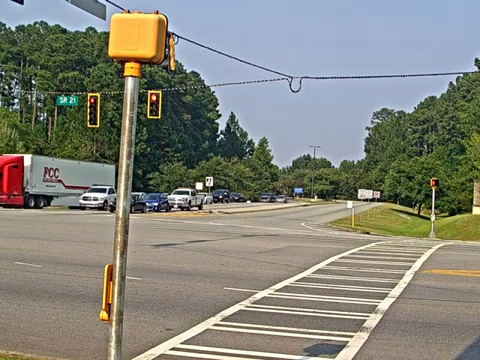
#> input picture frame 14 of cams/10s.mp4, 480 x 360 px
$ python opencv.py
#> lines starting #> are read from the running program, lines starting #| are printed output that depends on the picture
import numpy as np
import cv2
import time

cap = cv2.VideoCapture('cams/10s.mp4')

# [14 lines of commented-out code are left out]

while True:
    ret, image = cap.read()
#> image is the input picture: shape (360, 480, 3); mean B, G, R 121.7, 132.4, 132.2
    # this is the part to add to your code
    cv2.rectangle(image, (0, 0), (200, 200), (0, 0, 0), -1)
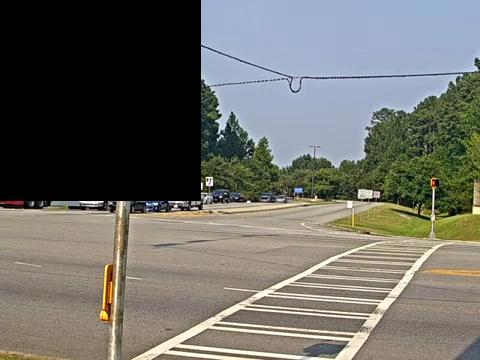
#> image: shape (360, 480, 3); mean B, G, R 102, 108.4, 108.8

    cv2.imshow("My Video", image)

    if cv2.waitKey(1) & 0xFF == ord('q'):
#> (key q is pressed here)
        cv2.destroyAllWindows()

$ run again, starting later in the video
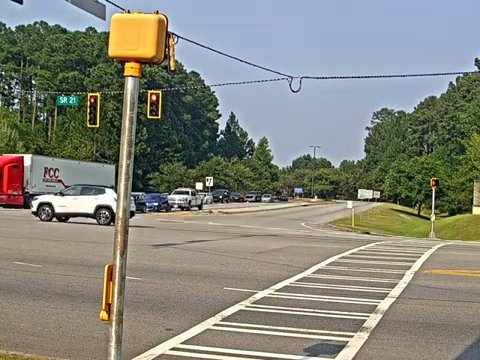
#> input picture frame 63 of cams/10s.mp4, 480 x 360 px
#> image is the input picture: shape (360, 480, 3); mean B, G, R 122.6, 133.8, 133.1
#> `cv2.rectangle(image, (0, 0), (200, 200), (0, 0, 0), -1)`:
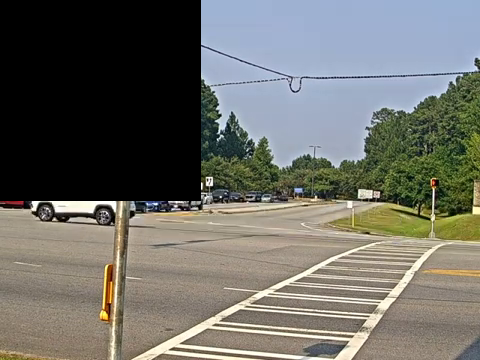
#> image: shape (360, 480, 3); mean B, G, R 102.5, 109.2, 109.3

$ run again, starting later in the video
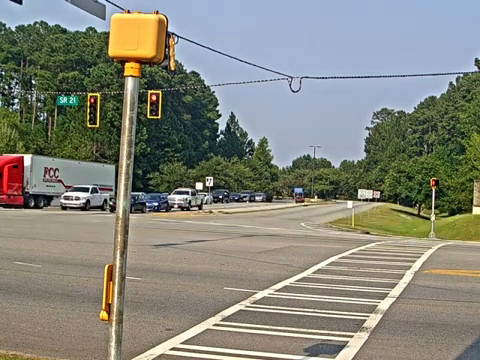
#> input picture frame 112 of cams/10s.mp4, 480 x 360 px
#> image is the input picture: shape (360, 480, 3); mean B, G, R 122.3, 133.6, 133
#> `cv2.rectangle(image, (0, 0), (200, 200), (0, 0, 0), -1)`:
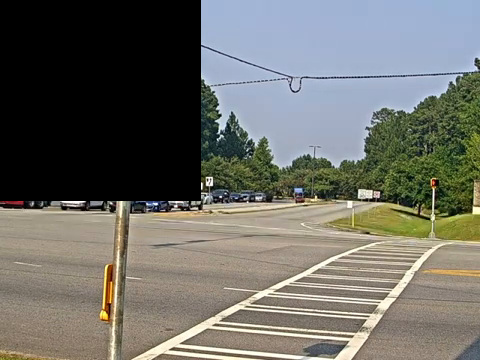
#> image: shape (360, 480, 3); mean B, G, R 102.6, 109.4, 109.5
